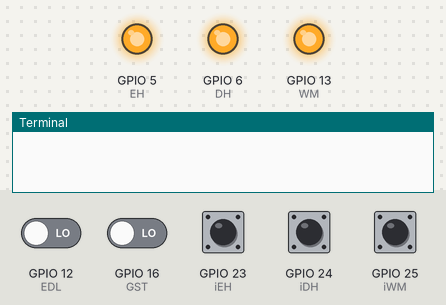
Simulated run of this program. Board: Raspberry Pi (BCM pin numbers). On the bench: output pins drawn as LEDs (lit = HIGH), the last lines printed to the terminal. Inputs (shaded band) come from the test bench; at power-on: GPIO 12 (EDL), GPIO 16 (GST), GPIO 23 (iEH), GPIO 24 (iDH), GPIO 25 (iWM) LOW. Sending an e-mail succeeds after 1 s.

Above: at 2.2 s.
2.3 s: GPIO 23 (iEH) pulled HIGH for 3 s
At 4.3 s:
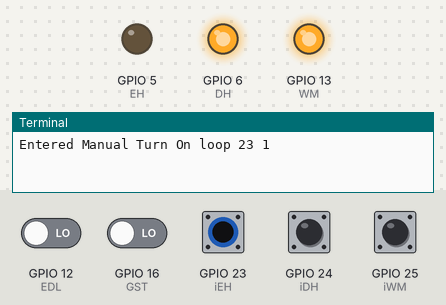
7.3 s: GPIO 24 (iDH) pulled HIGH for 3 s
At 9.3 s:
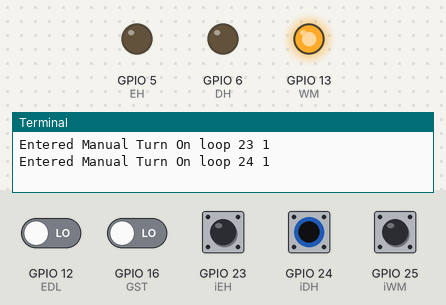
12.3 s: GPIO 25 (iWM) pulled HIGH for 3 s
At 14.3 s:
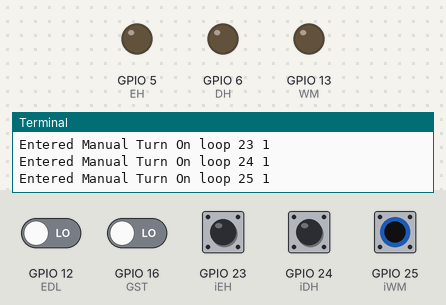
17.3 s: GPIO 23 (iEH) pulled HIGH for 3 s
At 19.3 s:
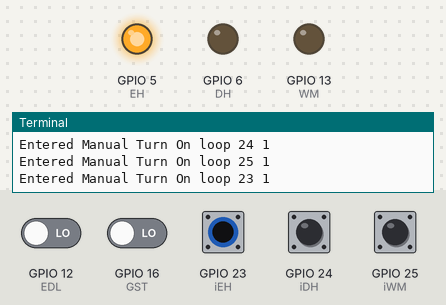
22.3 s: GPIO 24 (iDH) pulled HIGH for 3 s
At 24.3 s:
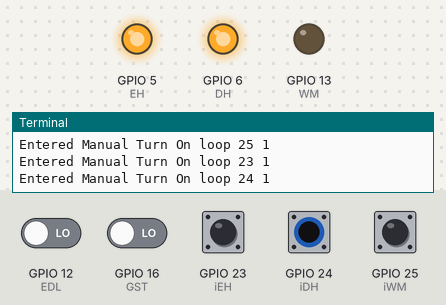
27.3 s: GPIO 23 (iEH) pulled HIGH for 3 s
At 29.3 s:
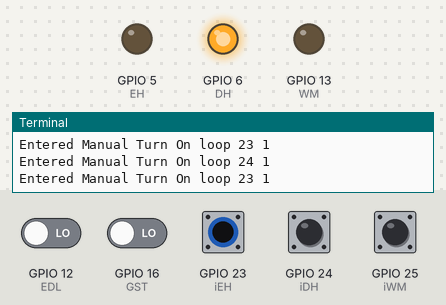
Timing chart, 0 to 30.8 s (numbered marks = the images above; inputs shaded):
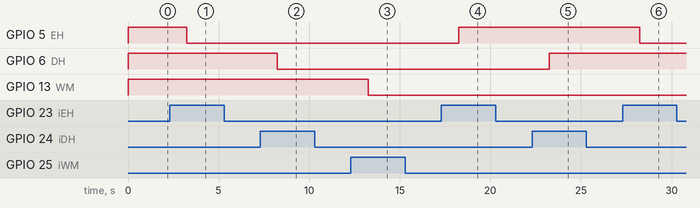

The program:

HomeAut.py
```python
import RPi.GPIO as GPIO
import smtplib
from time import sleep

#Set Mapping mode
GPIO.setmode(GPIO.BCM)

#Setting Outputs
# 5		-->	Electric Heater
# 6		-->	Diesel Heater
# 13    -->	Washing Machine
EH=5
DH=6
WM=13
op =[EH,DH,WM]

#Create Status Array
# statOp=[0,0,0]

#Settign Inputs
# 12 --> EDL
# 16 --> Genset
EDL=12
GST=16
iEH=23
iDH=24
iWM=25
ip =[EDL,GST,iEH,iDH,iWM]

#Set outputs and initialize them to off upon start
for pn in op:
	GPIO.setup(pn,GPIO.OUT, initial=GPIO.HIGH)

#Set Inputs and add pull down resistor
for pn in ip:
	GPIO.setup(pn,GPIO.IN,pull_up_down=GPIO.PUD_DOWN)

#Initialize previous values
pEDL=GPIO.input(EDL)
pGST=GPIO.input(GST)

#This code assumes the pririty is for EDL

def SendmeEmail(Src):
	smtpUser = 'wasaadeh@gmail.com'
	smtpPass = 'Wasnouna.305'

	toAdd = ['wasaadeh@gmail.com', 'antoun.nayla@gmail.com']
	fromAdd = smtpUser

	subject = 'Back Home ' + str(Src)
	header = 'To: ' + ", ".join(toAdd) + '\n' + 'From: ' + '\n' + 'Subject: ' + subject
	#body = 'From within a python script ' + str(Src)


	s= smtplib.SMTP('smtp.gmail.com',587)
	s.ehlo()
	s.starttls()
	s.ehlo()
	s.login(smtpUser, smtpPass)
	s.sendmail(fromAdd, toAdd, header + '\n\n')
	s.quit()

#Send an email to mark a restart
SendmeEmail("Raspberry Pi just Started")


def TurnOutputsOff():
	for pn in op:
		GPIO.output(pn,1)

# def TurnOutputsOn():
# 	for pn in op:
# 		si = ReadStatus(pn)
# 		GPIO.output(pn,int(si))

# def SaveStatus(OPT):
# 	f = open("/var/www/Raspberry/txtFiles/st" + str(OPT) + ".txt", "w")
# 	a = GPIO.input(OPT)
# 	f.write(str(a))

def ReadStatus(OPT):
	f = open("/var/www/Raspberry/txtFiles/st" + str(OPT) + ".txt", "r")
	sta = f.read()
	std=int(sta)
	f.close()
	return std


#Set values on restart same as text files
if pEDL :
	for pn in op:
		ii = ReadStatus(pn)
		GPIO.output(pn,1-ii)

#Check if a button is pressed for more than the set value
def ManualTurnOn(IPT):

	print("Entered Manual Turn On loop " + str(IPT) +" "+ str(GPIO.input(IPT)))

	pressed = 1
	pressedOK = 0
	counter = 0
	while ( pressed == 1 ):
		if ( GPIO.input(IPT) == True ):
			# button is still pressed
			counter = counter + 1

			# break if we count beyond 20 (long-press is a shutdown)
			if (counter >= 20):
				pressed = 0
				pressedOK = 1
			else:
				sleep(0.05)
		else:
			# button has been released
			pressed = 0

	if pressedOK == 1:
		if IPT ==iEH:
			if not GPIO.input(EH):
				GPIO.output(EH, True)
			else:
				GPIO.output(EH, False)

		elif IPT == iDH:
			if not GPIO.input(DH):
				GPIO.output(DH, True)
			else:
				GPIO.output(DH, False)

		elif IPT == iWM:
			if not GPIO.input(WM):
				GPIO.output(WM, True)
			else:
				GPIO.output(WM, False)


#Define the functions to execute when inputs are detected
def genCallback(sEDL, sGST):
	global pEDL
	global pGST
	#Variable to check if something changed
	st = False
	txt_1 =""
	txt_2 =""
	stat =" "
	fstat=""

	#print("Entered loop " + str(sEDL) +", "+ str(sGST))
	if (sEDL != pEDL):
		st = True
		if not sEDL :
			TurnOutputsOff()
			txt_1="EDL is now OFF, turning everything off "
			stat=" 000"
		elif sEDL :
			for pn in op:
				ii = ReadStatus(pn)
				GPIO.output(pn,1-ii)
				stat = stat + str(ii)
			txt_1="EDL is now ON, "

		pEDL = sEDL

	if (sGST != pGST):
		st = True
		if not sGST :
			txt_2="GST is now OFF"
		elif sGST :
			ii=ReadStatus(6)
			GPIO.output(6,1-ii)
			if ii == 1:
				txt_2="GST is now ON, Diesel Heater is ON"
			else:
				txt_2="GST in now ON"
		pGST = sGST
		if stat == " " :
			stat=" 000"

	if st:
		if stat[1] == "1" :
			fstat= " |Electric Heater is now ON |"
		if stat[2] == "1" :
			fstat=fstat + " | Diesel Heater is now ON |"
		if stat[3] == "1" :
			fstat = fstat +" | Washing Machine is now ON"
		SendmeEmail(txt_1 + txt_2 + fstat)


#Set callback functions
#GPIO.add_event_detect(EDL, GPIO.BOTH, callback=genCallback, bouncetime=200)
#GPIO.add_event_detect(GST, GPIO.BOTH, callback=genCallback, bouncetime=200)

GPIO.add_event_detect(iEH, GPIO.RISING, callback=ManualTurnOn, bouncetime=100)
GPIO.add_event_detect(iDH, GPIO.RISING, callback=ManualTurnOn, bouncetime=100)
GPIO.add_event_detect(iWM, GPIO.RISING, callback=ManualTurnOn, bouncetime=100)

while 1:

	try:
		#Current Values
		cEDL=GPIO.input(EDL)
		cGST=GPIO.input(GST)

		genCallback(cEDL,cGST)
		sleep(5)

	except KeyboardInterrupt:
		GPIO.cleanup()
```

Measured:
- after the input at 2.3 s, GPIO 5 (EH): HIGH → LOW after 0.95 s
- after the input at 7.3 s, GPIO 6 (DH): HIGH → LOW after 0.95 s
- after the input at 12.3 s, GPIO 13 (WM): HIGH → LOW after 0.95 s
- after the input at 17.3 s, GPIO 5 (EH): LOW → HIGH after 0.95 s
- after the input at 22.3 s, GPIO 6 (DH): LOW → HIGH after 0.95 s
- after the input at 27.3 s, GPIO 5 (EH): HIGH → LOW after 0.95 s
